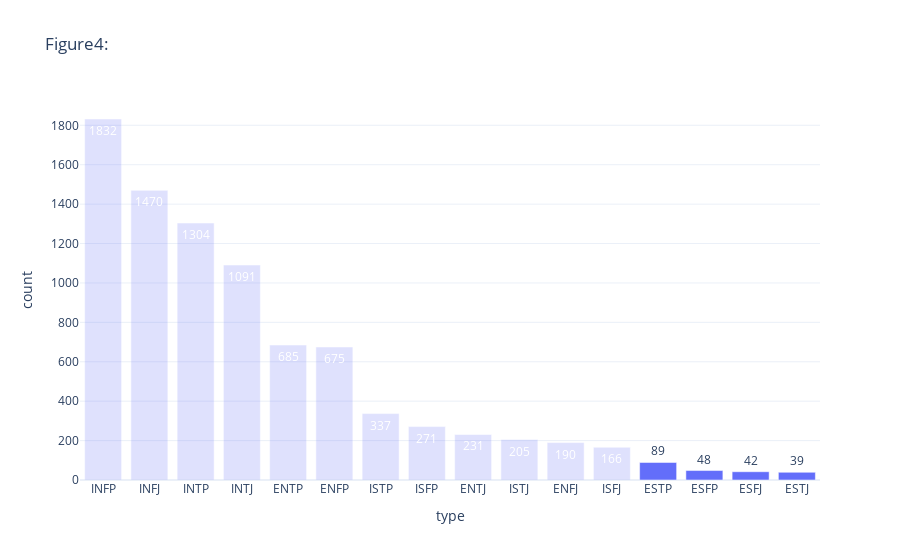

Notebook source saved alongside this figure:
### Markdown cell above
## Experiment 1

### Code cell
figs['실험셋업시각화_실험1실험계획'].layout['title']['text']='Figure4: '
figs['실험셋업시각화_실험1실험계획'].show(width=750)

### Figure 1 — Plotly figure (JSON) as saved in the notebook; plotly's stock layout.template omitted (floating-point values rounded to 4 significant figures)
{"data": [{"alignmentgroup": "True", "hovertemplate": "Count<100=False<br>type=%{x}<br>count=%{text}<extra></extra>", "legendgroup": "False", "marker": {"color": "#636efa", "opacity": 0.2, "pattern": {"shape": ""}}, "name": "False", "offsetgroup": "False", "orientation": "v", "showlegend": false, "text": [1832, 1470, 1304, 1091, 685, 675, 337, 271, 231, 205, 190, 166], "textposition": "auto", "type": "bar", "x": ["INFP", "INFJ", "INTP", "INTJ", "ENTP", "ENFP", "ISTP", "ISFP", "ENTJ", "ISTJ", "ENFJ", "ISFJ"], "xaxis": "x", "y": [1832, 1470, 1304, 1091, 685, 675, 337, 271, 231, 205, 190, 166], "yaxis": "y"}, {"alignmentgroup": "True", "hovertemplate": "Count<100=True<br>type=%{x}<br>count=%{text}<extra></extra>", "legendgroup": "True", "marker": {"color": "#636efa", "opacity": 1, "pattern": {"shape": ""}}, "name": "True", "offsetgroup": "True", "orientation": "v", "showlegend": false, "text": [89, 48, 42, 39], "textposition": "auto", "type": "bar", "x": ["ESTP", "ESFP", "ESFJ", "ESTJ"], "xaxis": "x", "y": [89, 48, 42, 39], "yaxis": "y"}], "layout": {"autosize": true, "barmode": "relative", "legend": {"title": {"text": "Count<100"}, "tracegroupgap": 0}, "title": {"text": "Figure4: "}, "xaxis": {"anchor": "y", "autorange": true, "domain": [0, 1], "range": [-0.5, 15.5], "title": {"text": "type"}, "type": "category"}, "yaxis": {"anchor": "x", "autorange": true, "domain": [0, 1], "range": [0, 1928.0], "title": {"text": "count"}, "type": "linear"}}}
